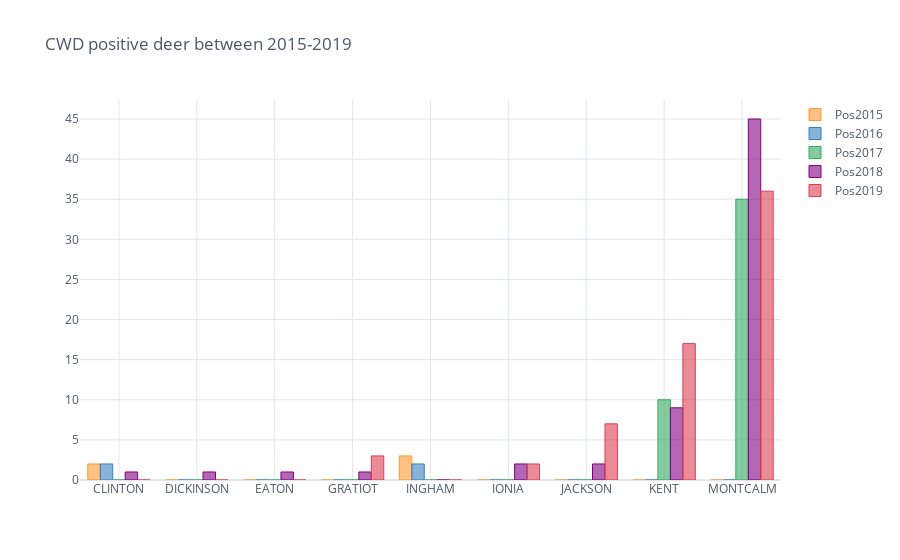

Write notebook code for a chart like this one.
### Code cell
cwd5.iplot(kind='bar', x='CNTY_NAME', y=['Pos2015', 'Pos2016', 'Pos2017', 'Pos2018', 'Pos2019'], theme='white',
           title= 'CWD positive deer between 2015-2019')

### Figure 1 — Plotly figure (JSON) as saved in the notebook; plotly's stock layout.template omitted (floating-point values rounded to 4 significant figures)
{"data": [{"marker": {"color": "rgba(255, 153, 51, 0.6)", "line": {"color": "rgba(255, 153, 51, 1.0)", "width": 1}}, "name": "Pos2015", "orientation": "v", "text": "", "type": "bar", "x": ["CLINTON", "DICKINSON", "EATON", "GRATIOT", "INGHAM", "IONIA", "JACKSON", "KENT", "MONTCALM"], "y": [2.0, 0.0, 0.0, 0.0, 3.0, 0.0, 0.0, 0.0, 0.0]}, {"marker": {"color": "rgba(55, 128, 191, 0.6)", "line": {"color": "rgba(55, 128, 191, 1.0)", "width": 1}}, "name": "Pos2016", "orientation": "v", "text": "", "type": "bar", "x": ["CLINTON", "DICKINSON", "EATON", "GRATIOT", "INGHAM", "IONIA", "JACKSON", "KENT", "MONTCALM"], "y": [2.0, 0.0, 0.0, 0.0, 2.0, 0.0, 0.0, 0.0, 0.0]}, {"marker": {"color": "rgba(50, 171, 96, 0.6)", "line": {"color": "rgba(50, 171, 96, 1.0)", "width": 1}}, "name": "Pos2017", "orientation": "v", "text": "", "type": "bar", "x": ["CLINTON", "DICKINSON", "EATON", "GRATIOT", "INGHAM", "IONIA", "JACKSON", "KENT", "MONTCALM"], "y": [0.0, 0.0, 0.0, 0.0, 0.0, 0.0, 0.0, 10.0, 35.0]}, {"marker": {"color": "rgba(128, 0, 128, 0.6)", "line": {"color": "rgba(128, 0, 128, 1.0)", "width": 1}}, "name": "Pos2018", "orientation": "v", "text": "", "type": "bar", "x": ["CLINTON", "DICKINSON", "EATON", "GRATIOT", "INGHAM", "IONIA", "JACKSON", "KENT", "MONTCALM"], "y": [1.0, 1.0, 1.0, 1.0, 0.0, 2.0, 2.0, 9.0, 45.0]}, {"marker": {"color": "rgba(219, 64, 82, 0.6)", "line": {"color": "rgba(219, 64, 82, 1.0)", "width": 1}}, "name": "Pos2019", "orientation": "v", "text": "", "type": "bar", "x": ["CLINTON", "DICKINSON", "EATON", "GRATIOT", "INGHAM", "IONIA", "JACKSON", "KENT", "MONTCALM"], "y": [0.0, 0.0, 0.0, 3.0, 0.0, 2.0, 7.0, 17.0, 36.0]}], "layout": {"legend": {"bgcolor": "#FFFFFF", "font": {"color": "#4D5663"}}, "paper_bgcolor": "#FFFFFF", "plot_bgcolor": "#FFFFFF", "title": {"font": {"color": "#4D5663"}, "text": "CWD positive deer between 2015-2019"}, "xaxis": {"gridcolor": "#E1E5ED", "showgrid": true, "tickfont": {"color": "#4D5663"}, "title": {"font": {"color": "#4D5663"}, "text": ""}, "zerolinecolor": "#E1E5ED"}, "yaxis": {"gridcolor": "#E1E5ED", "showgrid": true, "tickfont": {"color": "#4D5663"}, "title": {"font": {"color": "#4D5663"}, "text": ""}, "zerolinecolor": "#E1E5ED"}}}
